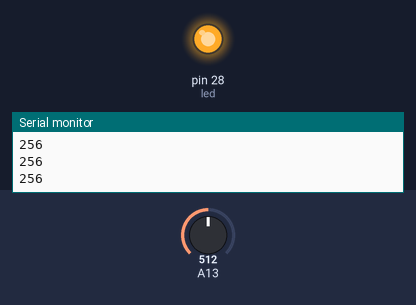
The sketch below on a simulated Arduino Mega 2560, built with avr-gcc and run on an emulated ATmega2560. Shown: output pins drawn as LEDs (lit = HIGH), the last lines printed to the serial monitor. Inputs (shaded band) come from the test bench; at power-on: A13 = 512.

Above: at 1.2 s.
1.3 s: A13 set to 757
2.8 s: A13 set to 777
At 3.4 s:
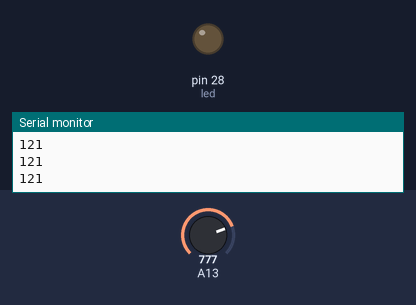
4.3 s: A13 set to 716
At 5.5 s:
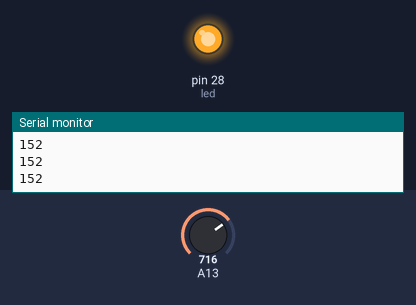
5.8 s: A13 set to 900
At 6.9 s:
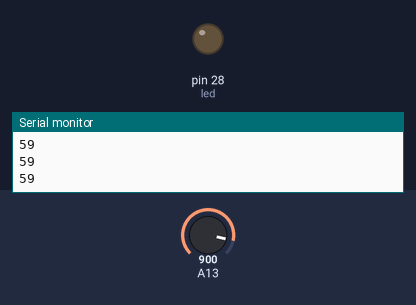
Timing chart, 0 to 8.3 s (numbered marks = the images above; inputs shaded):
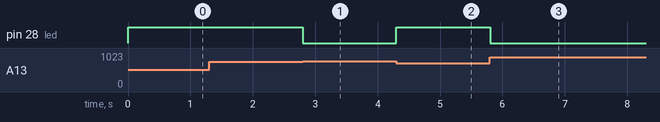

The sketch:

Automatic_light___street_light.ino
```cpp
// variables des pins
int photoResistant = 29;
int led = 28;

// variables des valeurs
int light;
int mapLight;

void setup() {

  // set le pinMode pour chacune des pins
  pinMode(photoResistant, INPUT);
  pinMode(led, OUTPUT);

  // lancer le Serial Debugger Console
  Serial.begin(9600);
}

void loop() {
  // lire la valeur du photorésisteur et la stocker dans "light"
  light = analogRead(photoResistant);

  // mapper la valeur dans un range de bytes compatible pour être écrit vers la led
  mapLight = map (light, 1017, 0, 0, 516);

  // **pour la lumière de rue, il faut juste inverser le 4e et le 5e paramètre pour avoir une fonction inversée**

  analogWrite(led, mapLight);
  Serial.println(mapLight);
}
```

Measured:
- the behaviour switches between 764 and 765 on A13 (found by bisection; images 0 and 1)
- after the input at 2.8 s, pin 28 (led): HIGH → LOW at once
- after the input at 4.3 s, pin 28 (led): LOW → HIGH at once
- after the input at 5.8 s, pin 28 (led): HIGH → LOW at once
